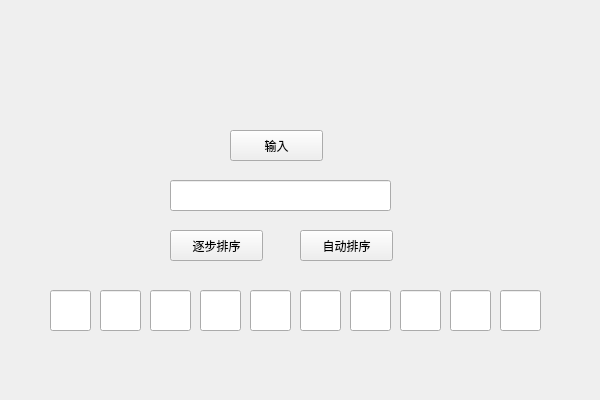
<?xml version="1.0" encoding="UTF-8"?>
<ui version="4.0">
 <class>QtWidgetsApplication1Class</class>
 <widget class="QWidget" name="QtWidgetsApplication1Class">
  <property name="geometry">
   <rect>
    <x>0</x>
    <y>0</y>
    <width>600</width>
    <height>400</height>
   </rect>
  </property>
  <property name="windowTitle">
   <string>QtWidgetsApplication1</string>
  </property>
  <widget class="QLineEdit" name="lineEdit">
   <property name="geometry">
    <rect>
     <x>170</x>
     <y>180</y>
     <width>221</width>
     <height>31</height>
    </rect>
   </property>
  </widget>
  <widget class="QLineEdit" name="lineEdit_2">
   <property name="geometry">
    <rect>
     <x>50</x>
     <y>290</y>
     <width>41</width>
     <height>41</height>
    </rect>
   </property>
  </widget>
  <widget class="QPushButton" name="pushButton">
   <property name="geometry">
    <rect>
     <x>230</x>
     <y>130</y>
     <width>93</width>
     <height>31</height>
    </rect>
   </property>
   <property name="text">
    <string>输入</string>
   </property>
  </widget>
  <widget class="QPushButton" name="pushButton_2">
   <property name="geometry">
    <rect>
     <x>300</x>
     <y>230</y>
     <width>93</width>
     <height>31</height>
    </rect>
   </property>
   <property name="text">
    <string>自动排序</string>
   </property>
  </widget>
  <widget class="QLineEdit" name="lineEdit_3">
   <property name="geometry">
    <rect>
     <x>100</x>
     <y>290</y>
     <width>41</width>
     <height>41</height>
    </rect>
   </property>
  </widget>
  <widget class="QLineEdit" name="lineEdit_4">
   <property name="geometry">
    <rect>
     <x>150</x>
     <y>290</y>
     <width>41</width>
     <height>41</height>
    </rect>
   </property>
  </widget>
  <widget class="QLineEdit" name="lineEdit_5">
   <property name="geometry">
    <rect>
     <x>200</x>
     <y>290</y>
     <width>41</width>
     <height>41</height>
    </rect>
   </property>
  </widget>
  <widget class="QLineEdit" name="lineEdit_6">
   <property name="geometry">
    <rect>
     <x>250</x>
     <y>290</y>
     <width>41</width>
     <height>41</height>
    </rect>
   </property>
  </widget>
  <widget class="QLineEdit" name="lineEdit_7">
   <property name="geometry">
    <rect>
     <x>300</x>
     <y>290</y>
     <width>41</width>
     <height>41</height>
    </rect>
   </property>
  </widget>
  <widget class="QLineEdit" name="lineEdit_8">
   <property name="geometry">
    <rect>
     <x>350</x>
     <y>290</y>
     <width>41</width>
     <height>41</height>
    </rect>
   </property>
  </widget>
  <widget class="QLineEdit" name="lineEdit_9">
   <property name="geometry">
    <rect>
     <x>400</x>
     <y>290</y>
     <width>41</width>
     <height>41</height>
    </rect>
   </property>
  </widget>
  <widget class="QLineEdit" name="lineEdit_10">
   <property name="geometry">
    <rect>
     <x>450</x>
     <y>290</y>
     <width>41</width>
     <height>41</height>
    </rect>
   </property>
  </widget>
  <widget class="QLineEdit" name="lineEdit_11">
   <property name="geometry">
    <rect>
     <x>500</x>
     <y>290</y>
     <width>41</width>
     <height>41</height>
    </rect>
   </property>
  </widget>
  <widget class="QPushButton" name="pushButton_3">
   <property name="geometry">
    <rect>
     <x>170</x>
     <y>230</y>
     <width>93</width>
     <height>31</height>
    </rect>
   </property>
   <property name="text">
    <string>逐步排序</string>
   </property>
  </widget>
 </widget>
 <layoutdefault spacing="6" margin="11"/>
 <resources>
  <include location="QtWidgetsApplication1.qrc"/>
 </resources>
 <connections>
  <connection>
   <sender>pushButton</sender>
   <signal>clicked()</signal>
   <receiver>QtWidgetsApplication1Class</receiver>
   <slot>creat()</slot>
   <hints>
    <hint type="sourcelabel">
     <x>351</x>
     <y>126</y>
    </hint>
    <hint type="destinationlabel">
     <x>417</x>
     <y>77</y>
    </hint>
   </hints>
  </connection>
  <connection>
   <sender>pushButton_2</sender>
   <signal>clicked()</signal>
   <receiver>QtWidgetsApplication1Class</receiver>
   <slot>paixu()</slot>
   <hints>
    <hint type="sourcelabel">
     <x>392</x>
     <y>230</y>
    </hint>
    <hint type="destinationlabel">
     <x>430</x>
     <y>266</y>
    </hint>
   </hints>
  </connection>
  <connection>
   <sender>pushButton_3</sender>
   <signal>clicked()</signal>
   <receiver>QtWidgetsApplication1Class</receiver>
   <slot>zhubupaixu()</slot>
   <hints>
    <hint type="sourcelabel">
     <x>197</x>
     <y>244</y>
    </hint>
    <hint type="destinationlabel">
     <x>80</x>
     <y>87</y>
    </hint>
   </hints>
  </connection>
 </connections>
 <slots>
  <slot>creat()</slot>
  <slot>paixu()</slot>
  <slot>zhubupaixu()</slot>
 </slots>
</ui>
